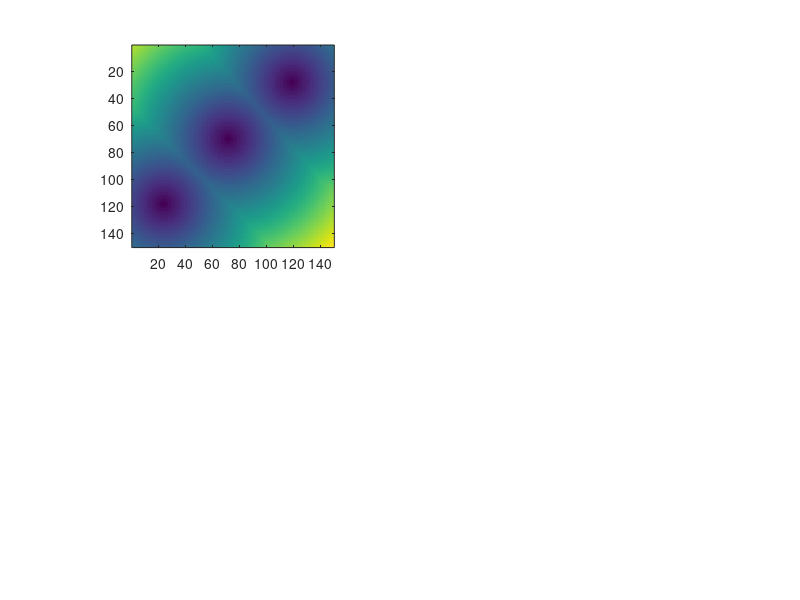

Here is the MATLAB script that generated this plot: (Note: this script raises an error after producing the figure.)
close all; clear; clc;

%strefa buforowa - odleglosc wszystkich punktow od wszystkich punktow
%L2 = dx - dy + sqrt(2) * dy - szybsze obliczenia niz Euklidesowa, w miare
%niezla dokladnosc

%L1 - odleglosc Manhattan = |dx| + |dy|, norma L1 jest bardziej
%niestabilna, jezeli na krancach sa duze odchylenia

%L (Czebyszewa) - max(|dx|,|dy|)

img = zeros(150, 150);

for k = 1:3
    x = ceil(150 * rand(1));
    z = ceil(150 * rand(1));
    img(z,x) = 1;
end

a1 = bwdist(img, 'Euclidean');
a2 = bwdist(img, 'quasi-euclidean');
a3 = bwdist(img, 'cityblock');
a4 = bwdist(img, 'chessboard');

subplot(221), imagesc(a1); axis image; colorbar('vertical');
subplot(222), imagesc(a2); axis image; colorbar('vertical');
subplot(223), imagesc(a3); axis image; colorbar('vertical');
subplot(224), imagesc(a4); axis image; colorbar('vertical');
%%
close all; clear; clc;
a = imread('new_map.bmp');
subplot(231),imshow(a);

%LAS
%L2(droga_glowna) > 20px
%L1(droga_boczna) < 10px
%L2(woda) > 15px

%na poczatek tworzymy cztery mapy logiczne
las = (a(:,:,1) == 185 & a(:,:,2) == 215 & a(:, :, 3) == 170);
subplot(232), imshow(las);

droga_glowna = (a(:,:,1) == 255 & a(:,:,2) == 245 & a(:, :, 3) == 120);
droga_glowna = imclose(droga_glowna, ones(1,3));

subplot(233), imshow(droga_glowna);

droga_boczna = (a(:,:,1) == 255 & a(:,:,2) == 255 & a(:, :, 3) == 255);
droga_boczna = imopen(droga_boczna, ones(3));
droga_boczna = imclose(droga_boczna, ones(1,3));

subplot(234), imshow(droga_boczna);

woda = (a(:,:,1) > 63 & a(:,:,1) < 180 & a(:,:,2) > 158 & a(:,:,2) < 232 & a(:, :, 3) > 189);

subplot(235), imshow(woda);

miejsce = las & bwdist(droga_glowna) > 20 & bwdist(droga_boczna, "cityblock") < 10 & bwdist(woda) > 15;
%subplot(236), imshow(miejsce); %nanosimy na mape
wynik = imoverlay(a, miejsce, 'r');
subplot(236), imshow(wynik);
%%
close all; clear; clc;

r = 5:5:100;
img = zeros(256,256);
img(128, 128) = 1;

img = bwdist(img);
pole_mat = pi * r.^2;
pole_px = zeros(size(pole_mat));
pole_est = zeros(size(pole_mat));

for k =  1:20
    bin = img < r(k);
    pole_px(k) = sum(bin(:));
    pole_est(k) = bwarea(bin);
end

plot(r, pole_px, 'r', r, pole_est, 'g', r, pole_mat, '.b');
%%
close all; clear; clc;
img = zeros(256,256);
img(128, 128) = 1;
img = bwdist(img);

r = 5:5:100;

obw_mat = 2 * pi * r;
obwod_grad = zeros(size(obw_mat));
obwod_edge = zeros(size(obw_mat));
obwod_perim = zeros(size(obw_mat));

for k = 1:20
    bin = img < r(k);
    obwod_grad(k) = sum(sum(imdilate(bin, ones(3)) - imerode(bin, ones(3))))/2;
    obwod_edge(k) = sum(sum(edge(bin, 'canny')));
    obwod_perim(k) = bwarea(bwperim(bin));
end

plot(r, obwod_grad, 'r', r, obwod_edge, 'g', r, obwod_perim, '.b');


%%
close all; clear; clc;
%watershed - rozlaczanie

img = zeros(200,200);
img(100, [95 205]) = 1;
a=bwdist(img) < 60;
imshow(img);
L=-bwdist(~img);
L=watershed(L);
imagesc(L);
a=a&(L>0);
imshow(a);

%%
close all; clear; clc;

img = zeros(200,300);
img(100, [95 205]) = 1;
a=bwdist(img) < 60;
subplot(111), imshow(a);
tt = imerode(a, ones(50,5));
L = bwdist(tt);
L=watershed(L);
imagesc(L);
a=a&(L>0);
imshow(a);
%% etykietownie i segmentacja
close all; clear; clc;

a = imread('coins.png');
%imshow(a);

a = a > 88;
a = medfilt2(a, [3 3]);
imshow(a);

[aseg, N]=bwlabel(a);
imagesc(aseg); axis image; colorbar('vertical');
subplot(122), imshow(a);
pole=zeros(1,N);

for k=1:N
    temp=(aseg==k);
    pole(1,k)=bwarea(temp);
end

med = median(pole);
b = 225*zeros(size(a), 'uint8');

for k=1:N
    if pole(1,k) > med
        b = b + uint8(aseg == k).*a;
    end
end
imshow(b);


